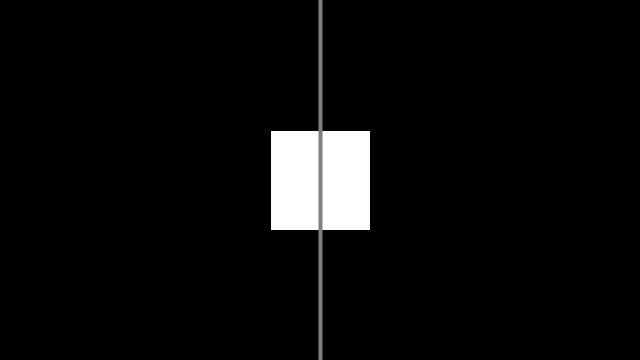
Frame 1 (no input)
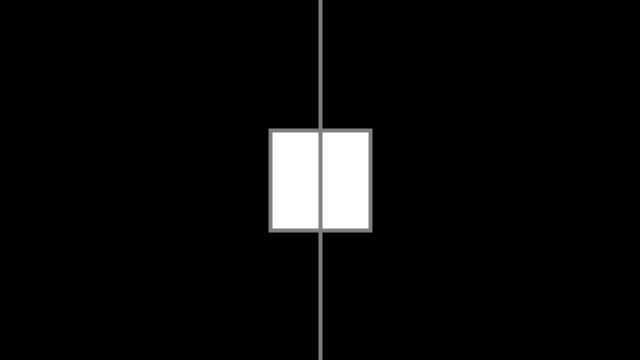
Frame 60 (the mouse pressed at the canvas centre just before this capture)
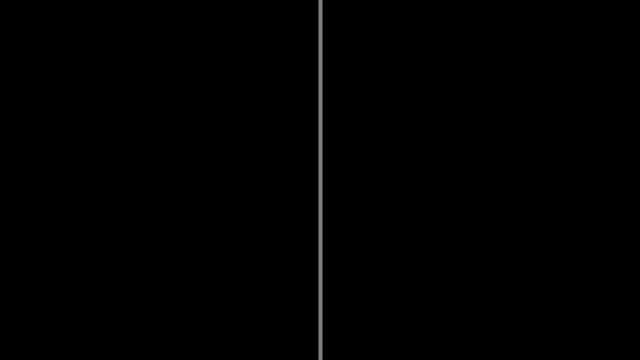
Frame 120 (the mouse held since frame 60 and released just before this capture)

The Processing sketch that drew these frames (run headless with seeded random() and noise(); from frame 60 on, the mouse is pressed at the canvas centre):

// Processing sketch: w2_stp12
// ── w2_stp12.pde
void setup() {
  size(640, 360);
  rectMode(CENTER);
}

void draw() {
  background(0);

  if (mouseX > width * 0.5) {
    circle(width * .5, height * .5, 100);
  }

  if (mouseX < width * 0.5) {
    square(width * .5, height * .5, 100);
  }

  stroke(127);
  strokeWeight(4);
  line(width * 0.5, 0, width * 0.5, height);
}
